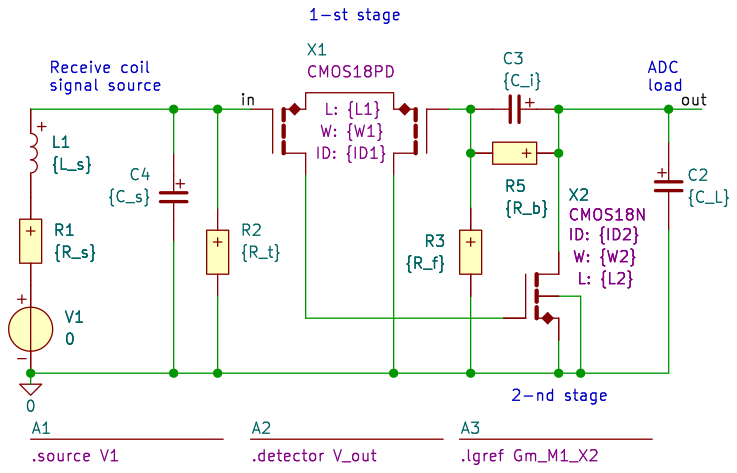
#> input picture SED_Exam_Review_Daniel_Tyukov/assets/schematics/dualStageEKV.png, 737 x 473 px, found by its file name
$ python colorize_schematic.py
#> lines starting #> are read from the running program, lines starting #| are printed output that depends on the picture
#!/usr/bin/env python3
"""
colorize_schematic.py -- Daniel Tyukov (5714699)
Overlays translucent TU-Delft-coloured zones behind the labelled blocks of a SLiCAP
schematic PNG, so the audience's eye is guided to each functional block (and Antoon/Chris
have fewer "what is this part?" questions). The schematics already carry the block labels,
so this only adds the colour bands.
"""
import os
from PIL import Image, ImageDraw

SCH = "/home/danieltyukov/workspace/tud/tud-structured-electronic-design/SED_Exam_Review_Daniel_Tyukov/assets/schematics"

# TU Delft palette (light tints used so the circuit stays readable)
CY=(0,166,214); PK=(239,96,163); OR=(236,104,66); YE=(255,184,28); GR=(108,194,74); GY=(150,150,165)

JOBS = {
  # circuit-model concept: colour every block (coil|termination|amp|feedback|load|noise)
  "feedbackConceptNoisyNullorN18.png": ("circuit_model_colored.png", 52, [
      (0.00,0.165, CY), (0.165,0.30, OR), (0.30,0.515, GR),
      (0.515,0.685, YE), (0.685,0.815, PK), (0.815,1.00, GY)]),
  # dual-stage EKV: all five blocks; the two stages (cyan/pink) kept prominent, the rest light.
  # per-zone alpha as optional 4th element.
  "dualStageEKV.png": ("dualstage_colored.png", 60, [
      (0.00,0.255, GY, 30), (0.255,0.485, CY, 64), (0.485,0.625, YE, 36),
      (0.625,0.815, PK, 64), (0.815,1.00, GR, 36)]),
  # single-stage behavioural: colour every block (matches the slide-10 roadmap scheme,
  # and the speaker note that walks coil -> termination -> amplifier -> feedback -> load)
  "singleStageSimple.png": ("singleStageSimple_colored.png", 48, [
      (0.00,0.255, CY), (0.255,0.385, OR), (0.385,0.605, GR),
      (0.605,0.795, YE), (0.795,1.00, PK)]),
  # dual-stage behavioural: all five blocks (note: feedback sits AFTER the 2nd stage here).
  # stages (cyan/pink) bold; coil/feedback/load light.
  "dualStageSimple.png": ("dualStageSimple_colored.png", 55, [
      (0.00,0.28, GY, 30), (0.28,0.55, CY, 60), (0.55,0.715, PK, 60),
      (0.715,0.845, YE, 38), (0.845,1.00, GR, 36)]),
}

def on_white(img):
    """Flatten a (possibly transparent) RGBA image onto a white background."""
    bg = Image.new("RGBA", img.size, (255, 255, 255, 255))
    return Image.alpha_composite(bg, img)

# flatten the plain schematics used directly in the deck onto white too
for f in ("dualStageEKV.png", "feedbackConceptNoisyNullorN18.png", "noisyNullorN.png",
          "singleStageSimple.png", "dualStageSimple.png"):
    p = os.path.join(SCH, f)
    if os.path.exists(p):
        on_white(Image.open(p).convert("RGBA")).convert("RGB").save(p)
#> in on_white, `bg = Image.new("RGBA", img.size, (255, 255, 255, 255))`: bg: PIL image 737x473 RGBA; every value is 255
        print("flattened", f)
#> pass 2 of the loop `for f in ("dualStageEKV.png", "feedbackConceptNoisyNullorN18.png", "no..`:
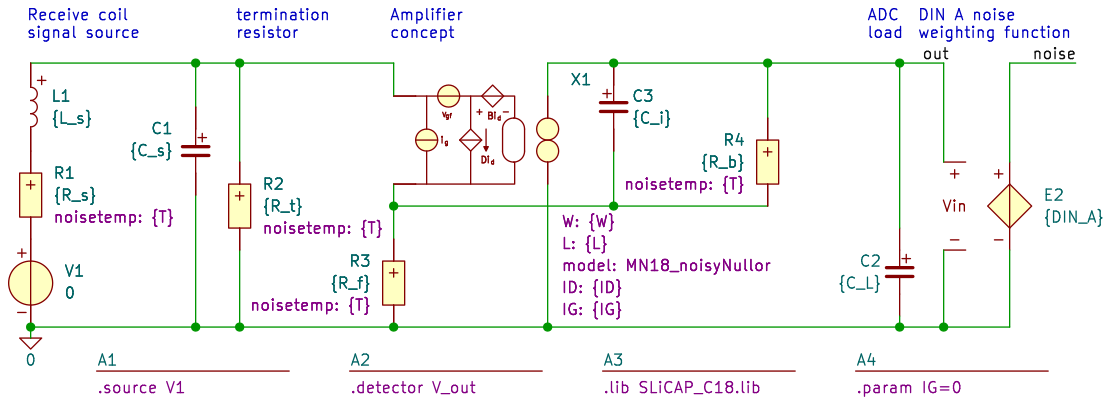
#> input picture SED_Exam_Review_Daniel_Tyukov/assets/schematics/feedbackConceptNoisyNullorN18.png, 1110 x 405 px, found by its file name
#> bg: PIL image 1110x405 RGBA; every value is 255

for src, (dst, A, zones) in JOBS.items():
    im = on_white(Image.open(os.path.join(SCH, src)).convert("RGBA"))  # white first → no black
    w, h = im.size
#> w = 1110; h = 405
    overlay = Image.new("RGBA", (w, h), (0, 0, 0, 0))
#> overlay: PIL image 1110x405 RGBA; every value is 0
    d = ImageDraw.Draw(overlay)
    y0, y1 = int(h*0.10), int(h*0.99)
#> y0 = 40; y1 = 400
    for z in zones:
        x0f, x1f, col = z[0], z[1], z[2]
        a = z[3] if len(z) > 3 else A
        d.rectangle([int(w*x0f), y0, int(w*x1f), y1], fill=col + (a,))
    out = Image.alpha_composite(im, overlay).convert("RGB")
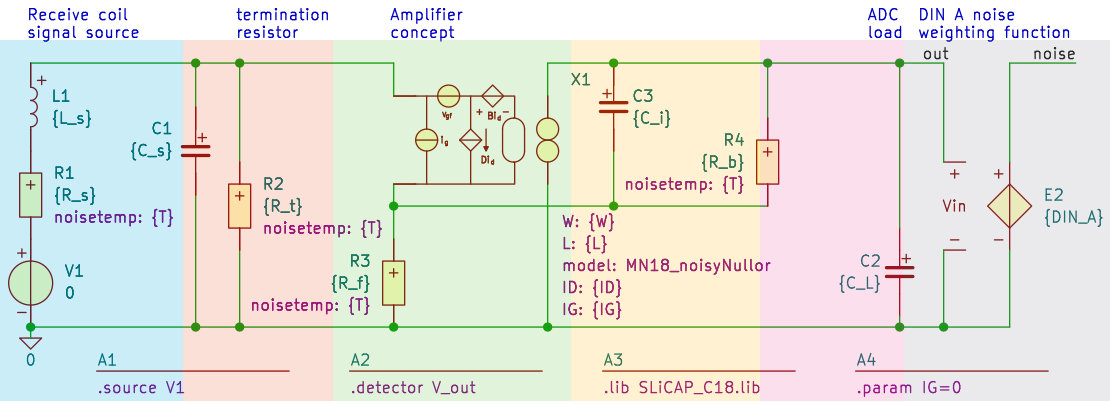
#> out: PIL image 1110x405 RGB; mean R, G, B 229.8, 229, 221.9
    out.save(os.path.join(SCH, dst))
    print("wrote", dst, out.size)
#| wrote circuit_model_colored.png (1110, 405)
#> pass 2 of the loop `for src, (dst, A, zones) in JOBS.items():`:
#> overlay: PIL image 737x473 RGBA; every value is 0
#> `out = Image.alpha_composite(im, overlay).convert("RGB")`:
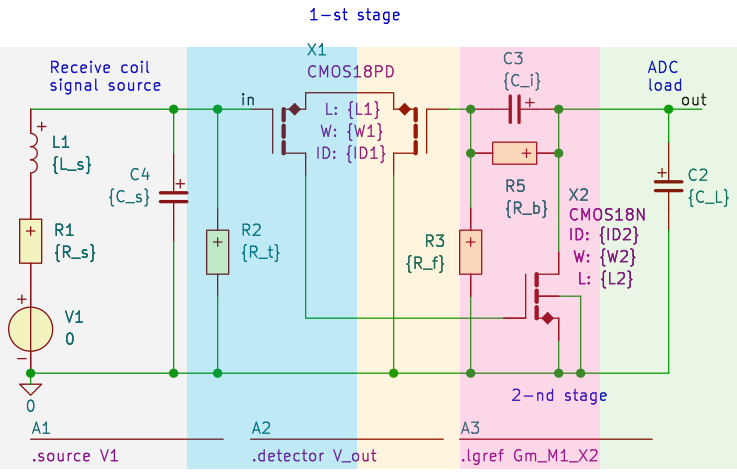
#> out: PIL image 737x473 RGB; mean R, G, B 227.8, 230.7, 230.3
#| wrote dualstage_colored.png (737, 473)
#> (the run stopped early here; a loop or call above may not have finished)
